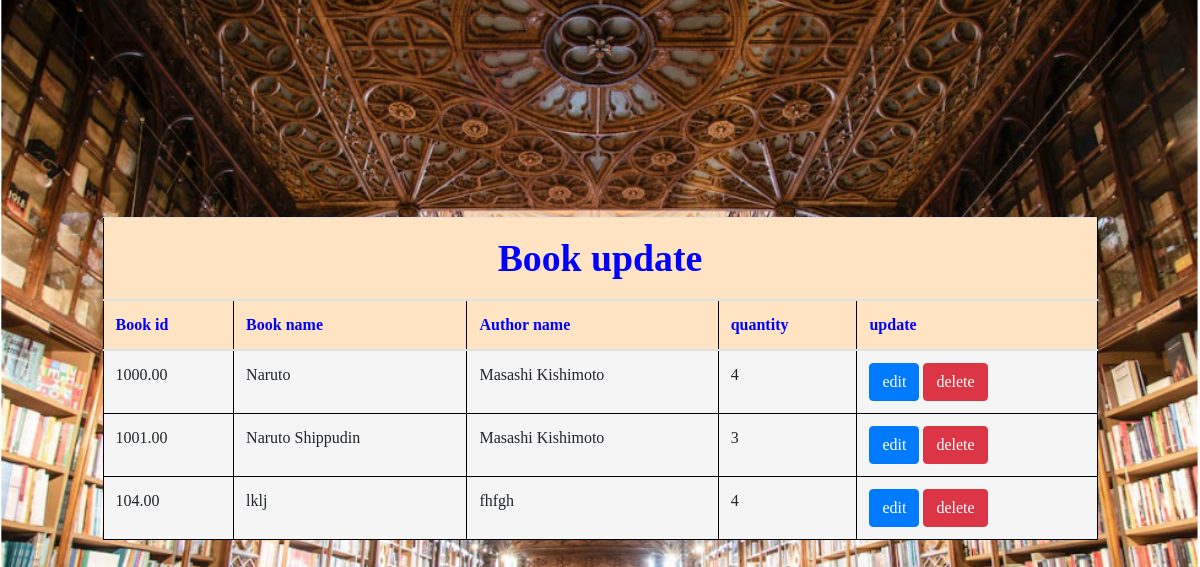
The page /dply on the database its author committed.
### myapp/models.py (models this page shows)
class Admin_add_book(models.Model):
    Book_id=models.DecimalField(
        max_digits=10,
        decimal_places=2,
        null=True
    )
    Book_name=models.CharField(
        null=True,
        blank=True,
        max_length=230
    )
    Author_name=models.CharField(
        null=True,
        blank=True,
        max_length=230
    )
    Quantity=models.CharField(
       blank=True,
        null=True,
        max_length=23
    )

### myapp/views.py (the view)
# urls.py: path("dply",views.show,name="book_view"),
def show(request):
    context={}
    context["Books"]=Admin_add_book.objects.all()
    return render(request,"display.html",context)

### myapp/templates/display.html (shortened to what this page needs)
{% load static %}
<!DOCTYPE html>
<html lang="en">
<head>
    <link rel="stylesheet" href="https://stackpath.bootstrapcdn.com/bootstrap/4.3.1/css/bootstrap.min.css">
    <link href="{% static 'css/login.css' %}" rel='stylesheet' type='text/css'>
</head>
<body>
    <div class="row">
        <div class="col-sm-10 offset-1">
            <hr>
            <table class="table" style="width:100%" >
                <thead>
                    <tr style="background-color: bisque;">
                        <th colspan="6" style="text-align: center; color:blue; font-size:1cm; " >Book update</th>
                    </tr>
                    <tr style="color: blue;" class="trr">
                        <th>Book id</th>
                        <th>Book name</th>
                        <th>Author name</th>
                        <th>quantity</th>
                        <th>update</th>
                    </tr>
                </thead>
                <tbody>
                    {% for items in Books  %}
                        <tr>
                            <td>{{items.Book_id}}</td>
                            <td>{{items.Book_name}}</td>
                            <td>{{items.Author_name}}</td>
                            <td>{{items.Quantity}}</td>
                            <td><a href="/edit/{{items.Book_id}}" class="btn btn-primary" >edit</a>
                                <a href="/del/{{items.Book_id}}"class="btn btn-danger" >delete</a></td>
                        </tr>
                    {% endfor %}
                </tbody>
            </table>
        </div>
    </div>
</body>
</html>

### myapp/static/css/login.css (style rules this page uses)
body { background: url('library.png') no-repeat fixed center center; background-size: cover; font-family: Montserrat; }

### myapp/templates/display.html (style rules this page uses)
table, th, td { border:1px solid black; border-spacing: 0px; }
.table { background-color:whitesmoke; width: 213px; height: 36px; margin: 200px auto; }
.trr { background-color: bisque; }

### rows shown on the page
Admin_add_book: Book_id "1000.00", Book_name "Naruto", Author_name "Masashi Kishimoto", Quantity "4"
Admin_add_book: Book_id "1001.00", Book_name "Naruto Shippudin", Author_name "Masashi Kishimoto", Quantity "3"
Admin_add_book: Book_id "104.00", Book_name "lklj", Author_name "fhfgh", Quantity "4"
